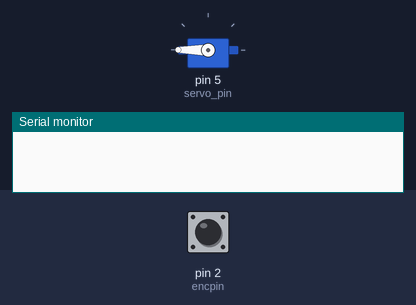
The sketch below on a simulated Arduino Uno, built with avr-gcc and run on an emulated ATmega328P. Parts: servo, the last lines printed to the serial monitor. The test bench sets the inputs (shaded band); at power-on: pin 2 (encpin) HIGH.

Above: at 1.1 s.
At 2.1 s:
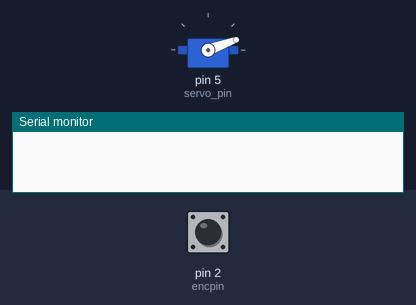
At 20.1 s:
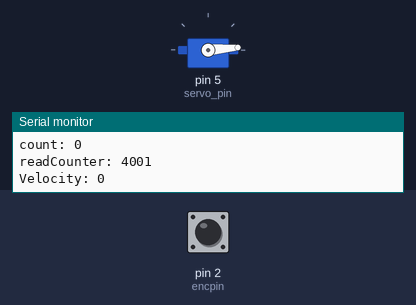
Timing chart, 0 to 21.6 s (numbered marks = the images above):
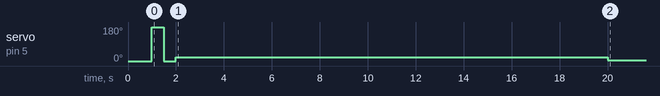

Measured:
- by itself, servo on pin 5 (servo_pin): 0° → 180° at 1.0 s, → 0° 0.50 s later, → 20° 0.50 s later, → 5° 18.0 s later

The sketch:

ESC_Controller_BalazsVelocity.ino
```cpp
#include <Arduino.h>
#include <Servo.h>
const int servo_pin = 5; //Set servo pin
Servo esc;

int p = 100;
int i = 0;
int vals = 0;
int readCounter = 0;
int encpin = 2;
int hold = 0;
int count = 0;
uint16_t velocity = 0;
uint32_t RunTime = 0;

void setup() {
  pinMode(encpin, INPUT);
  Serial.begin(9600);

  esc.attach(servo_pin); //ESC needs a low high low signal to turn on
  esc.write(0);
  delay(1000);
  esc.write(180);
  delay(500);
  esc.write(0);
  delay(500);
}

void loop() {
  vals = 0;
  readCounter++;

  for (i = 0; i<p; i++) {
    vals = vals + digitalRead(encpin);
  }
  if (vals > p/2) {
    if (hold == 0) {
      count++;
      hold = 1;
    }
  }
  else {
    hold = 0;
  }

  if (count > 63 || readCounter > 4000) {
    velocity = (count*60000)/(7*(millis()-RunTime));
    Serial.print("count: ");
    Serial.println(count);
    Serial.print("readCounter: ");
    Serial.println(readCounter);
    count = 0;
    readCounter = 0;
    Serial.print("Velocity: ");
    Serial.println(velocity);
    RunTime = millis();
  }

  if (millis() < 20000) {
    esc.write(20);
  }
  else {
    esc.write(5);
  }
}
```
